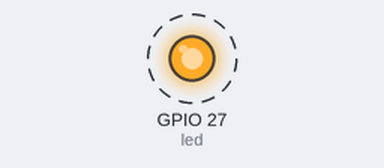
The sketch below on a simulated ESP32. On the bench: output pins drawn as LEDs (lit = HIGH). Dashed ring = blinking.

Above: at 0.05 s.
Timing chart, 0 to 3.0 s (numbered marks = the images above):
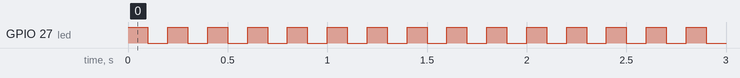

The sketch:

1__BLINK.ino
```cpp
//Program to Blink the LED on ESP 32

int  led = 27 ;
int wait = 100;

void setup() {
  // put your setup code here, to run once:
  pinMode(led, OUTPUT);
}

void loop() {
  // put your main code here, to run repeatedly:

  digitalWrite(led, HIGH);
  delay(wait);
  digitalWrite(led, LOW);
  delay(wait);
}
```

Measured:
- by itself, GPIO 27 (led): alternates HIGH for 0.10 s and LOW for 0.10 s
